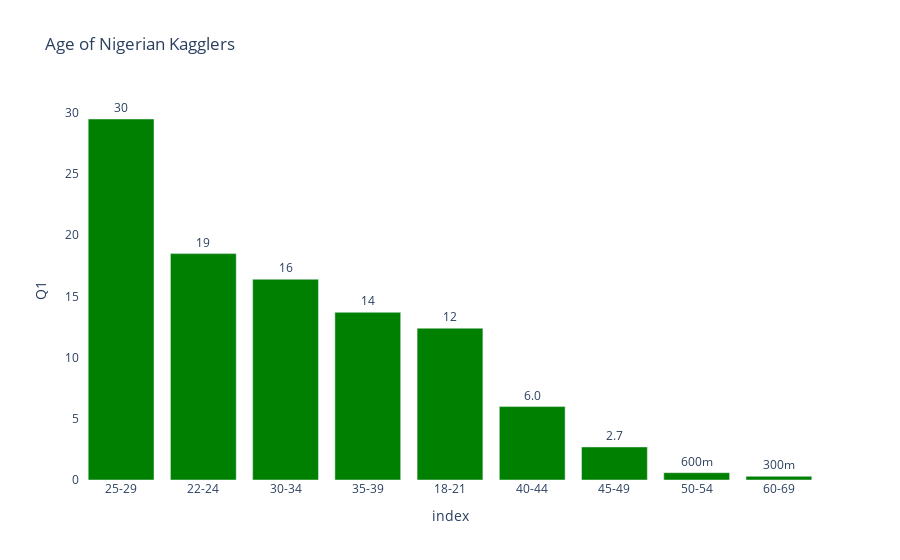

The cell this chart's notebook holds for it:
### Code cell
fig = px.bar(age_ng_3, x="index", y="Q1", text='Q1', 
             title="Age of Nigerian Kagglers", orientation="v")
fig.update_traces(texttemplate='%{text:.2s}', textposition='outside', marker_color="green", ) 
fig.update_layout(uniformtext_minsize=8, uniformtext_mode='hide', plot_bgcolor = "white")

fig.show()

### Figure 1 — Plotly figure (JSON) as saved in the notebook; plotly's stock layout.template omitted (floating-point values rounded to 4 significant figures)
{"data": [{"alignmentgroup": "True", "hovertemplate": "index=%{x}<br>Q1=%{text}<extra></extra>", "legendgroup": "", "marker": {"color": "green"}, "name": "", "offsetgroup": "", "orientation": "v", "showlegend": false, "text": [29.5, 18.5, 16.4, 13.7, 12.4, 6, 2.7, 0.6, 0.3], "textposition": "outside", "texttemplate": "%{text:.2s}", "type": "bar", "x": ["25-29", "22-24", "30-34", "35-39", "18-21", "40-44", "45-49", "50-54", "60-69"], "xaxis": "x", "y": [29.5, 18.5, 16.4, 13.7, 12.4, 6, 2.7, 0.6, 0.3], "yaxis": "y"}], "layout": {"barmode": "relative", "legend": {"tracegroupgap": 0}, "plot_bgcolor": "white", "title": {"text": "Age of Nigerian Kagglers"}, "uniformtext": {"minsize": 8, "mode": "hide"}, "xaxis": {"anchor": "y", "domain": [0, 1], "title": {"text": "index"}}, "yaxis": {"anchor": "x", "domain": [0, 1], "title": {"text": "Q1"}}}}
